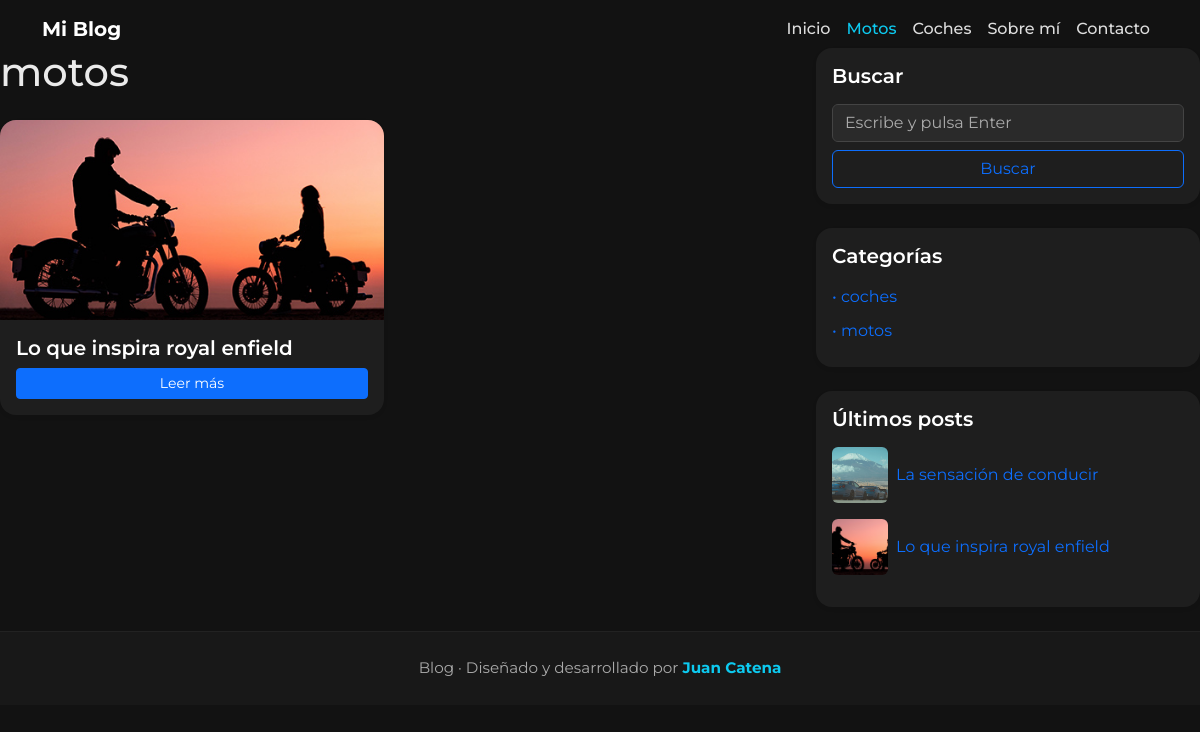
/categoria/motos/, run on the app's committed database.
### posts/models.py (models this page shows, shortened)
class Category(models.Model):
    name = models.CharField(max_length=50, unique=True)
    slug = models.SlugField(max_length=60, unique=True)

class Post(models.Model):
    title = models.CharField(max_length=200)
    slug = models.SlugField(max_length=220, unique=True)
    cover = models.ImageField(upload_to="covers/", blank=True, null=True)
    content = models.TextField()
    category = models.ForeignKey(Category, on_delete=models.PROTECT)
    created_at = models.DateTimeField(auto_now_add=True)
    updated_at = models.DateTimeField(auto_now=True)
    def get_absolute_url(self):
        return reverse("posts:detail", args=[self.slug])

### posts/views.py (the view)
# urls.py: path("categoria/<slug:slug>/", views.category_list, name="category"),
def category_list(request, slug):
    category = get_object_or_404(Category, slug=slug)
    post_list = Post.objects.filter(category=category).order_by("-created_at")
    paginator = Paginator(post_list, 6)
    page_number = request.GET.get("page")
    page_obj = paginator.get_page(page_number)
    return render(
        request,
        "posts/category_list.html",
        {"category": category, "page_obj": page_obj}
    )

### posts/context_processors.py (called while the page is built)
def sidebar_data(request):
    return {
        "sidebar_categories": Category.objects.all().order_by("name"),
        "sidebar_latest_posts": Post.objects.order_by("-created_at")[:5],
    }

### templates/posts/category_list.html (shortened to what this page needs)
{% extends "posts/base.html" %}
{% block content %}
<div class="row g-4">
    <div class="col-lg-8">
        <h1 class="mb-4">{{ category.name }}</h1>
        <div class="row">
            {% for post in page_obj %}
            <div class="col-md-6 mb-4">
                <div class="card h-100 shadow-sm">
                    {% if post.cover %}
                    <img src="{{ post.cover.url }}" class="card-img-top" alt="{{ post.title }}"
                        style="height:200px;object-fit:cover;">
                    {% endif %}
                    <div class="card-body d-flex flex-column">
                        <h5 class="card-title">{{ post.title }}</h5>
                        <a href="{{ post.get_absolute_url }}" class="btn btn-primary btn-sm mt-auto">Leer más</a>
                    </div>
                </div>
            </div>
            {% empty %}
            <p class="text-muted">No hay artículos en esta categoría.</p>
            {% endfor %}
        </div>
    </div>
    <div class="col-lg-4">
        {% include "posts/partials/aside.html" %}
    </div>
</div>
{% endblock %}

### templates/posts/partials/aside.html
<div class="card mb-4 shadow-sm">
    <div class="card-body">
        <h5 class="card-title mb-3">Buscar</h5>
        <form method="get" action="{% url 'posts:search' %}">
            <input type="text" name="q" class="form-control mb-2" placeholder="Escribe y pulsa Enter">
            <button class="btn btn-outline-primary w-100" type="submit">Buscar</button>
        </form>
    </div>
</div>
<div class="card mb-4 shadow-sm">
    <div class="card-body">
        <h5 class="card-title mb-3">Categorías</h5>
        <ul class="list-unstyled mb-0">
            {% for cat in sidebar_categories %}
            <li class="mb-2">
                <a class="text-decoration-none" href="{% url 'posts:category' cat.slug %}">• {{ cat.name }}</a>
            </li>
            {% empty %}
            <li class="text-muted">Aún no hay categorías.</li>
            {% endfor %}
        </ul>
    </div>
</div>
<div class="card mb-4 shadow-sm">
    <div class="card-body">
        <h5 class="card-title mb-3">Últimos posts</h5>
        <ul class="list-unstyled mb-0">
            {% for p in sidebar_latest_posts %}
            <li class="mb-3 d-flex align-items-center">
                {% if p.cover %}
                <img src="{{ p.cover.url }}" alt="{{ p.title }}" style="width:56px;height:56px;object-fit:cover"
                    class="rounded me-2">
                {% endif %}
                <a class="text-decoration-none" href="{{ p.get_absolute_url }}">{{ p.title }}</a>
            </li>
            {% empty %}
            <li class="text-muted">No hay publicaciones recientes.</li>
            {% endfor %}
        </ul>
    </div>
</div>

### static/assets/styles.css (style rules this page uses)
body { font-family: "Montserrat", sans-serif; background-color: #121212; color: #eaeaea; line-height: 1.6; }
.post-card, .card { background-color: #1e1e1e; border: none; border-radius: 1rem; overflow: hidden; transition: transform 0.3s ease, box-shadow 0.3s ease; }
.card-title { color: #fff; font-weight: 600; }
form input, form textarea { background-color: #2a2a2a !important; border: 1px solid #444 !important; color: #f1f1f1 !important; }
form input::placeholder, form textarea::placeholder { color: #aaa !important; }
form button { border-radius: 50px; padding: 0.5rem 1.5rem; font-weight: 600; }

### data on the page
Category: name "motos"
Post: cover (picture), title "Lo que inspira royal enfield"
Category: name "coches"
Post: cover (picture), title "La sensación de conducir"
